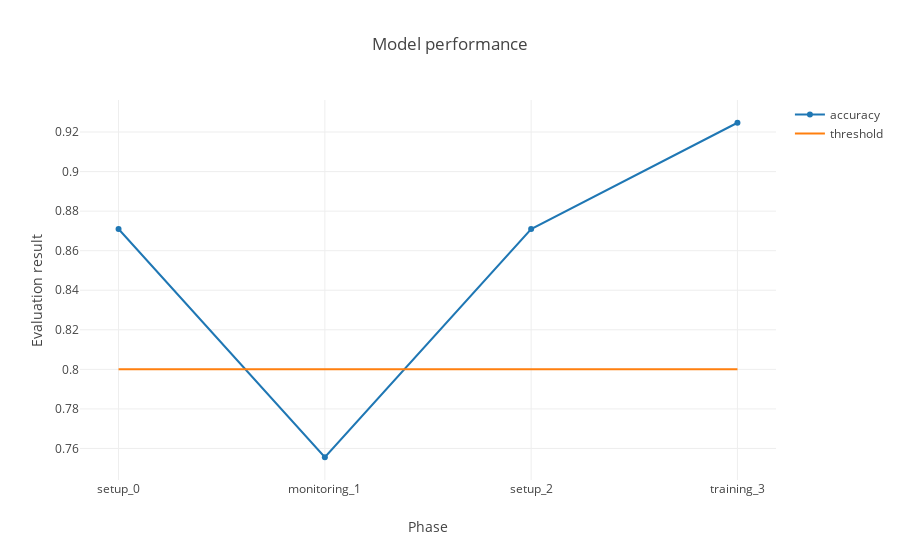

The notebook cell saved with this chart:
### Markdown cell above
#### Plot linear chart

### Code cell
trace1 = go.Scatter(
    x = phases,
    y = evaluation_values,
    mode = 'lines+markers',
    name = 'accuracy'
)

trace2 = go.Scatter(
    x = phases,
    y = threshold_values,
    mode = 'lines',
    name = 'threshold'
)

layout = dict(title = 'Model performance',
              xaxis = dict(title = 'Phase'),
              yaxis = dict(title = 'Evaluation result'),
              )

fig = dict(data=[trace1, trace2], layout=layout)
iplot(fig)

### Figure 1 — Plotly figure (JSON) as saved in the notebook; plotly's stock layout.template omitted (floating-point values rounded to 4 significant figures)
{"data": [{"mode": "lines+markers", "type": "scatter", "x": ["setup_0", "monitoring_1", "setup_2", "training_3"], "y": [0.871, 0.7556, 0.871, 0.9247], "name": "accuracy"}, {"mode": "lines", "type": "scatter", "x": ["setup_0", "monitoring_1", "setup_2", "training_3"], "y": [0.8, 0.8, 0.8, 0.8], "name": "threshold"}], "layout": {"yaxis": {"title": "Evaluation result"}, "xaxis": {"title": "Phase"}, "title": "Model performance"}}
